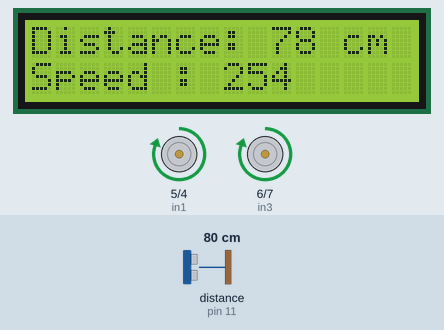
The sketch below on a simulated Arduino Uno, built with avr-gcc and run on an emulated ATmega328P. On the bench: 16×2 character LCD, motor-driver pin pairs drawn as motors (green arrow = first pin HIGH = forward, orange = second pin HIGH = backward, longer = more drive, scaled by the enable pin). Wiring (inferred from the names in the program): ultrasonic range finder: trigger pin 10; echo pin 11. The test bench sets the inputs (shaded band); at power-on: distance to the obstacle (sensor on pin 11) 80 cm. The echo pulse lasts 58.3 µs per cm.

Above: at 6.2 s.
6.3 s: distance to the obstacle (sensor on pin 11) set to 23 cm
At 7.1 s:
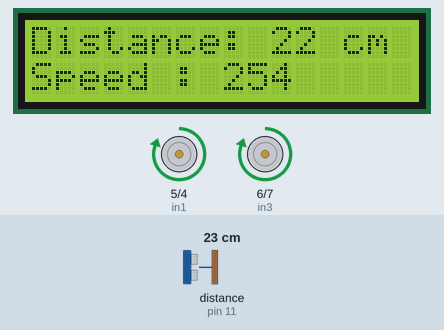
7.8 s: distance to the obstacle (sensor on pin 11) set to 19 cm
At 8.8 s:
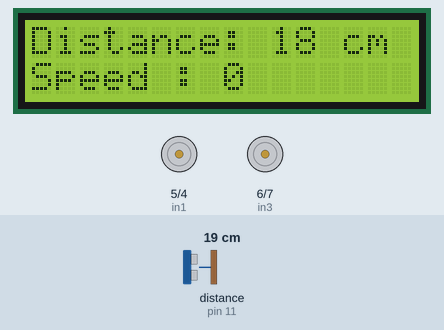
9.3 s: distance to the obstacle (sensor on pin 11) set to 2 cm
At 9.7 s:
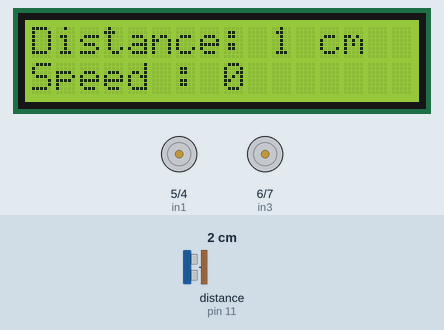
Timing chart, 0 to 12.3 s (numbered marks = the images above; inputs shaded):
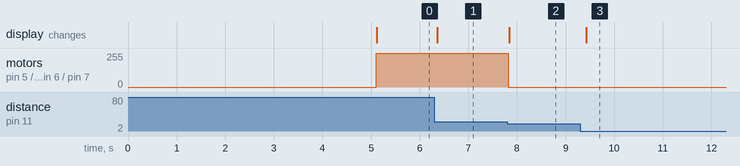

The sketch:

code_for-cruise_control_car.ino
```cpp
#include <LiquidCrystal_I2C.h>

LiquidCrystal_I2C lcd(0x20, 16, 2);

const int trigPin = 10;
const int echoPin = 11;
long duration;
int distanceCm;
int motorSpeedA = 0;
int motorSpeedB = 0;

// Motor Pins
int ena = 3;
int in1 = 5;
int in2 = 4;

int in3 = 6;
int in4 = 7;
int enb = 9;

void setup() {
  Serial.begin(9600);
  lcd.init();
  lcd.backlight();
  lcd.setCursor(0, 0);
  lcd.print("Motor Starting");
  delay(5000);

  // Initialize motor pins
  pinMode(ena, OUTPUT);
  pinMode(in1, OUTPUT);
  pinMode(in2, OUTPUT);
  pinMode(enb, OUTPUT);
  pinMode(in3, OUTPUT);
  pinMode(in4, OUTPUT);

  // Initialize ultrasonic sensor pins
  pinMode(trigPin, OUTPUT);
  pinMode(echoPin, INPUT);
}

void loop() {
  // Read distance from ultrasonic sensor
  digitalWrite(trigPin, LOW);
  delayMicroseconds(2);

  digitalWrite(trigPin, HIGH);
  delayMicroseconds(10);
  digitalWrite(trigPin, LOW);

  duration = pulseIn(echoPin, HIGH);
  distanceCm = duration * 0.034 / 2;

  // Display distance on LCD
  lcd.setCursor(0, 0); // Set cursor to the first row
  lcd.print("Distance: ");
  lcd.print(distanceCm);
  lcd.print(" cm    "); // Clear any previous characters

  // Motor control based on distance
  if (distanceCm < 20) {
    // Stop both motors
    digitalWrite(in1, LOW);
    digitalWrite(in2, LOW);
    digitalWrite(in3, LOW);
    digitalWrite(in4, LOW);
    motorSpeedA = 0;
    motorSpeedB = 0;
  } else {
    // Run motors at max speed
    digitalWrite(in1, HIGH);
    digitalWrite(in2, LOW);
    motorSpeedA = 254;
    analogWrite(ena, motorSpeedA);

    digitalWrite(in3, HIGH);
    digitalWrite(in4, LOW);
    motorSpeedB = 254;
    analogWrite(enb, motorSpeedB);
  }

  // Display motor speeds on LCD
  lcd.setCursor(0, 1); // Set cursor to the second row
  lcd.print("Speed : ");
  lcd.setCursor(8, 1);

  lcd.print((motorSpeedA+motorSpeedB)/2);
  lcd.print("   "); // Clear any previous characters


  delay(100); // Delay of 100 milliseconds
}
```

Measured:
- the behaviour switches between 21 and 20 cm on distance to the obstacle (sensor on pin 11) (found by bisection; images 1 and 2)
- after the input at 6.3 s, the display: changes after 0.06 s (image 1)
- after the input at 7.8 s, motor on pin 5 (in1) / pin 4 (in2), motor on pin 6 (in3) / pin 7 (in4): forward 254/255 → stopped at once; the display: changes at once (image 2)
- after the input at 9.3 s, the display: changes after 0.13 s (image 3)
